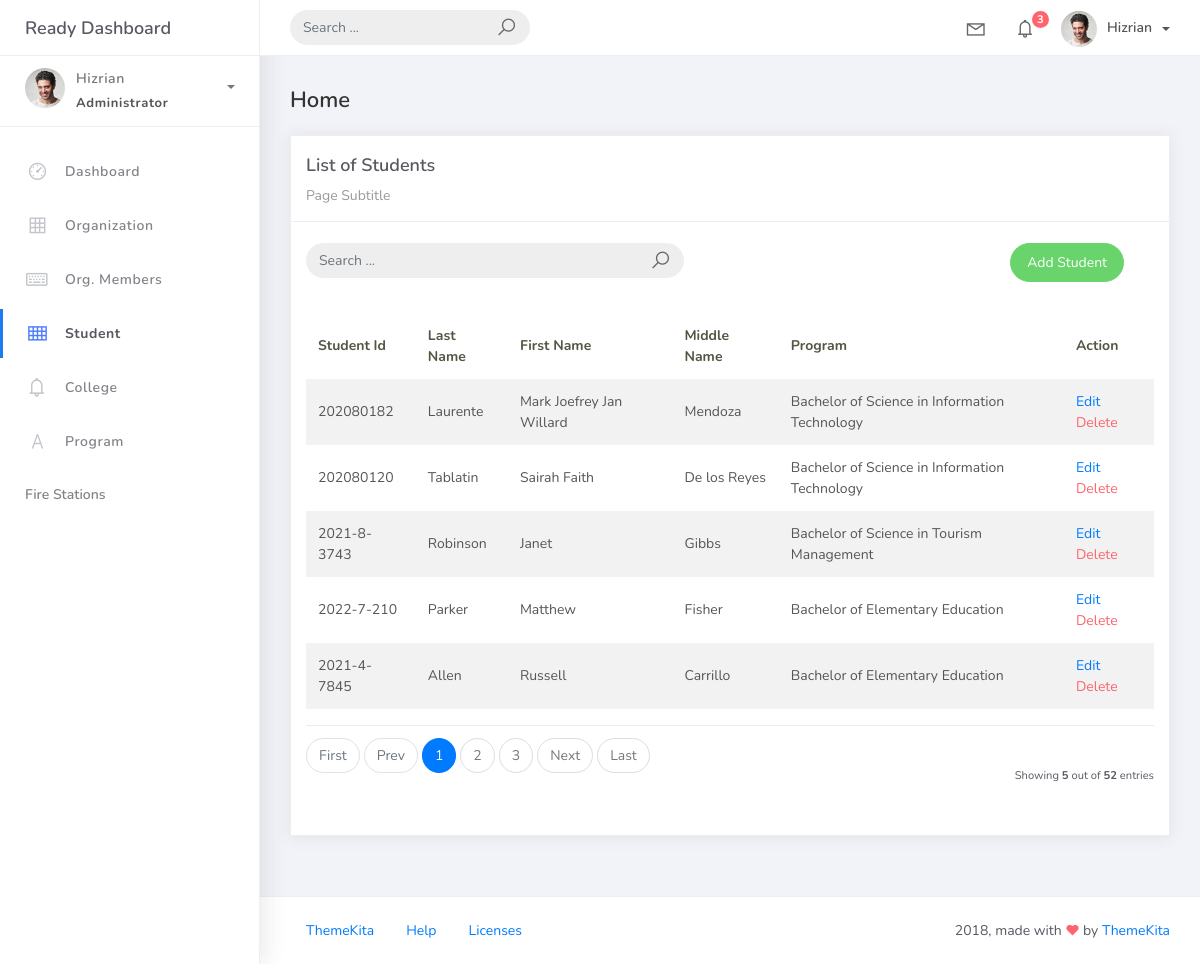
The app's page /student_list, older data.
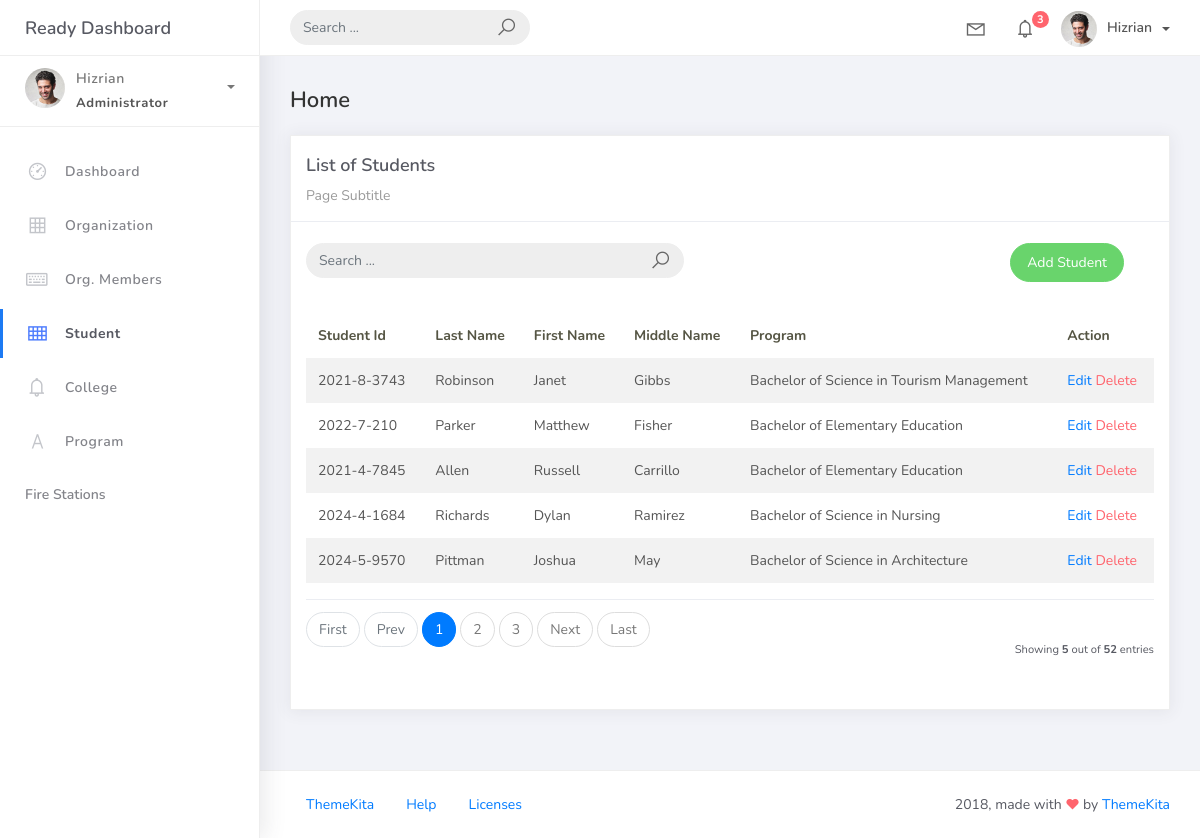
The same page, newer data.
### studentorg/models.py (models this page shows, shortened)
class BaseModel(models.Model):
    created_at = models.DateTimeField(auto_now_add=True, db_index=True)
    updated_at = models.DateTimeField(auto_now=True)
    class Meta:
        abstract = True

class Student(BaseModel):
    student_id = models.CharField(max_length=15)
    lastname = models.CharField(max_length=25)
    firstname = models.CharField(max_length=50)
    middlename = models.CharField(max_length=25, blank=True, null=True)
    program = models.ForeignKey(Program, on_delete=models.CASCADE)

class Program(BaseModel):
    prog_name = models.CharField(max_length=150)
    college = models.ForeignKey(College, on_delete=models.CASCADE)
    def __str__(self):
        return self.prog_name

### studentorg/views.py (the view, shortened to what this page needs)
# urls.py: path("student_list", StudentList.as_view(), name="student-list"),
class StudentList(ListView):
    model = Student
    context_object_name = "student"
    template_name = "student_list.html"
    paginate_by = 5
    def get_queryset(self, *args, **kwargs):
        qs = super(StudentList, self).get_queryset(*args, **kwargs)
        return qs

### templates/student_list.html
{% extends 'base.html' %}
{% load static %}
{% block content %}
  <div class="content">
    <div class="container-fluid">
      <h4 class="page-title">Home</h4>
      <div class="row">
        <div class="col-md-12">
          <div class="card">
            <div class="card-header">
              <div class="card-title">List of Students</div>
              <div class="card-category">Page Subtitle</div>
            </div>
            <br />
            <div class="col-md-12 row">
              <div class="col-md-6">
                <form class="navbar-left navbar-form nav-search mr-md-3" action="{% url 'student-list' %}">
                  <div class="input-group">
                    <input type="text" placeholder="Search ..." class="form-control" name="q" />
                    <div class="input-group-append">
                      <span class="input-group-text"><i class="la la-search search-icon"></i></span>
                    </div>
                  </div>
                </form>
              </div>
              <div class="col-md-6">
                <div class="pull-right">
                  <a href="{% url 'student-add' %}" class="btn btn-success btn-rounded">Add Student</a>
                </div>
              </div>
            </div>
            <div class="card-body">
              <table class="table table-striped mt-3">
                <thead>
                  <tr>
                    <th scope="col">Student Id</th>
                    <th scope="col">Last Name</th>
                    <th scope="col">First Name</th>
                    <th scope="col">Middle Name</th>
                    <th scope="col">Program</th>
                    <th scope="col">Action</th>
                  </tr>
                </thead>
                <tbody>
                  {% for object in object_list %}
                    <tr>
                      <td>{{ object.student_id }}</td>
                      <td>{{ object.lastname }}</td>
                      <td>{{ object.firstname }}</td>
                      <td>{{ object.middlename }}</td>
                      <td>{{ object.program }}</td>
                      <td>
                        <a href="student_list/{{ object.id }}">Edit</a>
                        <a href="student_list/{{ object.id }}/delete" class="text-danger">Delete</a>
                      </td>
                    </tr>
                    {% empty %}
                    <tr>
                      <td colspan="4" style="text-align: center">
                        <p class="text-sm font-weight-bold mb-0">No Records Found</p>
                      </td>
                    </tr>
                  {% endfor %}
                </tbody>
              </table>
              {% include 'includes/pagination.html' %}
            </div>
          </div>
        </div>
      </div>
    </div>
  </div>
{% endblock %}

Row changes from the older to the newer data that the page shows:
removed Student: student_id "202080182", lastname "Laurente", firstname "Mark Joefrey Jan Willard", middlename "Mendoza", program "Bachelor of Science in Information Technology"
removed Student: student_id "202080120", lastname "Tablatin", firstname "Sairah Faith", middlename "De los Reyes", program "Bachelor of Science in Information Technology"
now on this page (row unchanged): Student: student_id "2024-4-1684", lastname "Richards", firstname "Dylan", middlename "Ramirez", program "Bachelor of Science in Nursing"
now on this page (row unchanged): Student: student_id "2024-5-9570", lastname "Pittman", firstname "Joshua", middlename "May", program "Bachelor of Science in Architecture"
